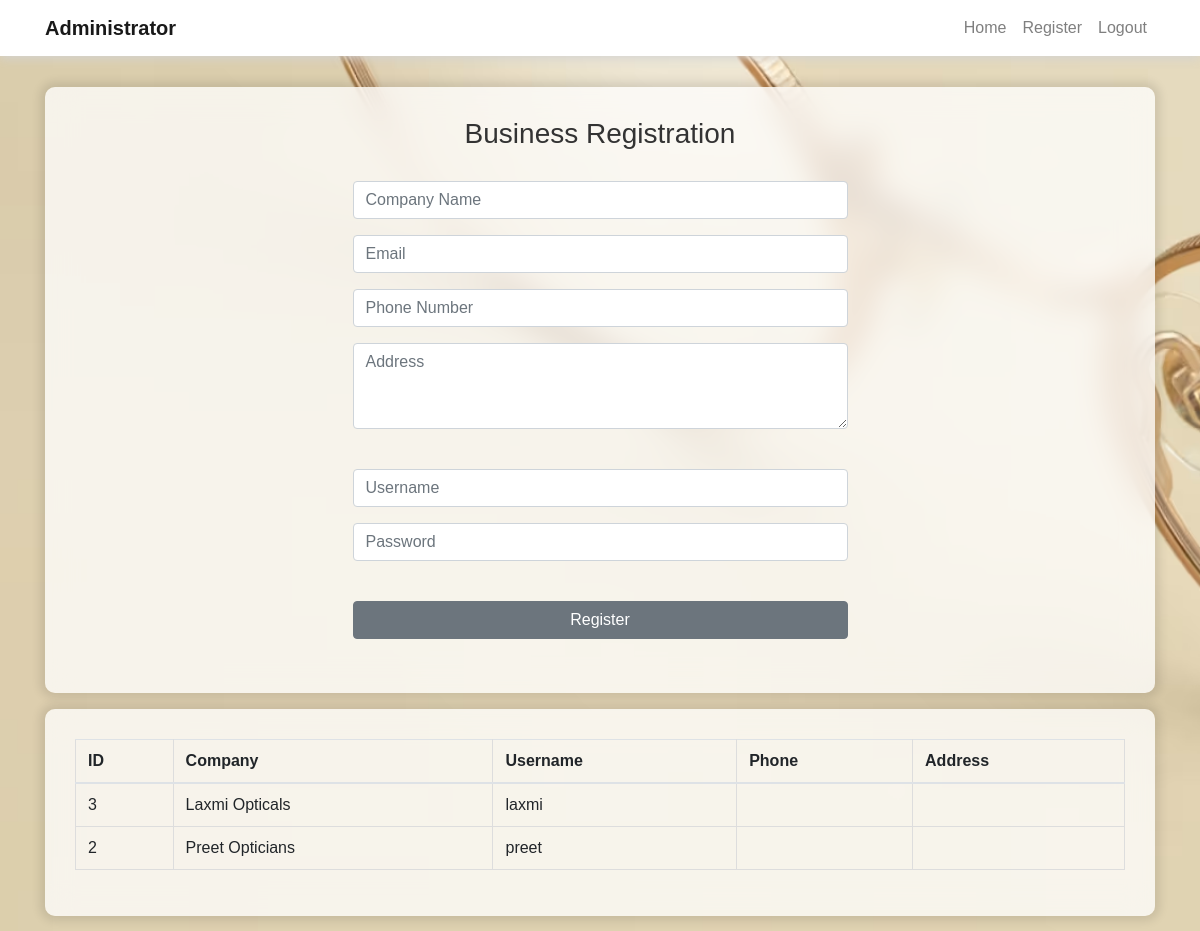
/reg.php (signed in), run on an earlier commit of the app's database.
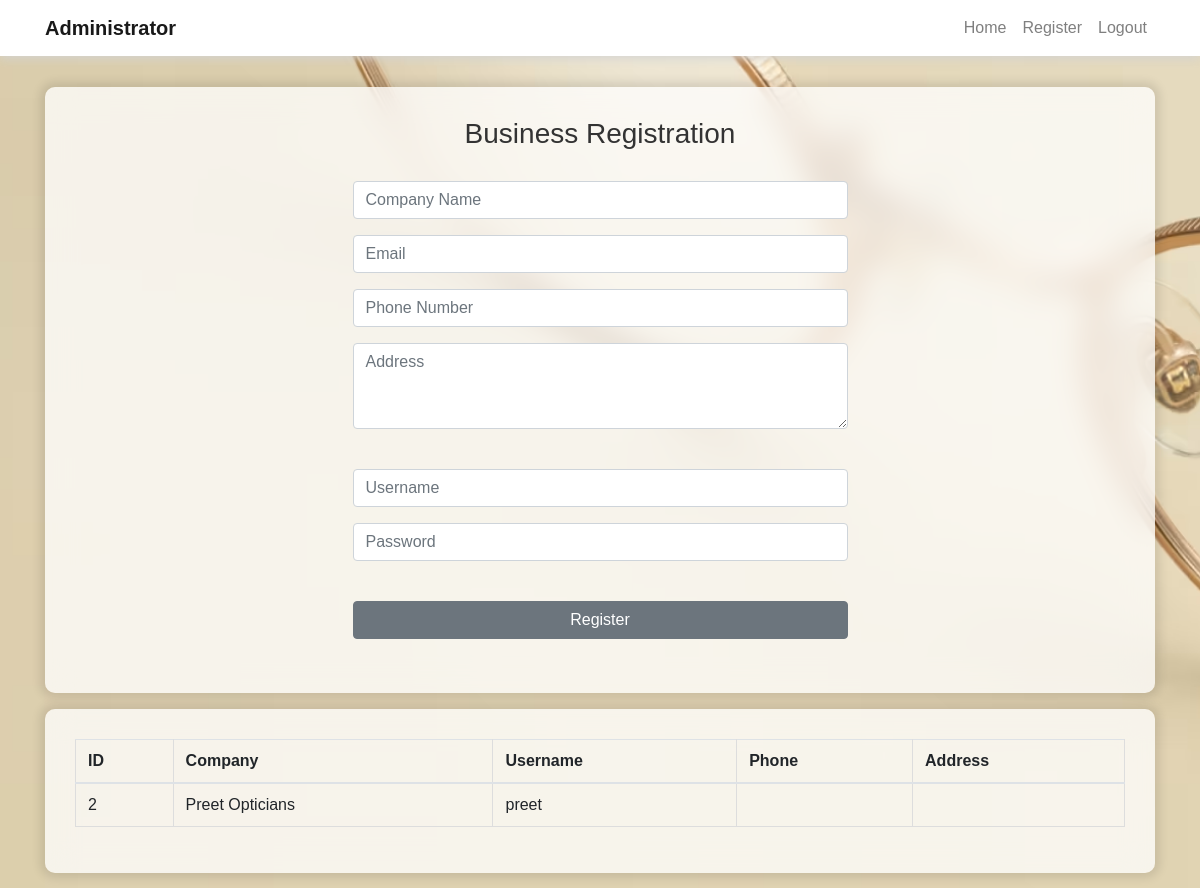
And on a later commit of the database.
### tables this page shows
CREATE TABLE `busers` (
  `id` int(11) NOT NULL,
  `comp_name` varchar(200) NOT NULL,
  `email` varchar(200) DEFAULT NULL,
  `phone` varchar(30) DEFAULT NULL,
  `address` text DEFAULT NULL,
  `un` varchar(50) NOT NULL,
  `pw` varchar(50) NOT NULL
);

### reg.php (the view, shortened to what this page needs)
<html lang="en">
<head>
	<link rel="stylesheet" href="assets/vender/bootstrap-4.6.2-dist/css/bootstrap.min.css">
	<link rel="stylesheet" href="assets/css/global.css">
	<link rel="stylesheet" href="assets/css/responsive_table.css">
</head>
<body>
	<?php
	include("admin_navbar.php");
	?>
	<div class="container">
		<br /><br /><br />
		<form method="post" action="backend/save_reg.php">
			<div class="lf">
				<div class="col">
					<h1 class="text-center">Business Registration</h1>
					<div class="row justify-content-center">
						<div class="col-md-6">
							<div class="form-group">
								<input type="text" class="form-control" name="comp_name" placeholder="Company Name"
									required />
							</div>
							<div class="form-group">
								<input type="email" class="form-control" id="email" name="email" placeholder="Email">
							</div>
							<div class="form-group">
								<input type="tel" class="form-control" id="phone" name="phone"
									placeholder="Phone Number">
							</div>
							<div class="form-group">
								<textarea class="form-control" id="address" name="address" rows="3"
									placeholder="Address"></textarea>
							</div>
							<br>
							<div class="form-group">
								<input type="text" class="form-control" name="un" maxlength="45" title="maxlength 45"
									placeholder="Username" required />
							</div>
							<div class="form-group">
								<input type="text" class="form-control" name="pw" maxlength="45" title="maxlength 45"
									placeholder="Password" required />
							</div>
							<div>
								<br>
								<input type="submit" class="btn btn-secondary btn-block" value="Register" />
								<br />
							</div>
						</div>
					</div>
				</div>
			</div>
		</form>
		<div class="lf">
			<?php
			include("config/confile.php");
			$sql = "SELECT * FROM busers WHERE id!=1 ORDER BY comp_name";
			$res = $con->query($sql);
			if ($res->num_rows > 0) {
				?>
				<table class="table table-hover">
					<thead>
						<tr>
							<th>ID</th>
							<th>Company</th>
							<th>Username</th>
							<th>Phone</th>
							<th>Address</th>
						</tr>
					</thead>
					<tbody>
						<?php
						while ($row = $res->fetch_assoc()) {
							?>
							<tr>
								<td data-label="ID"><?php echo $row['id']; ?></td>
								<td data-label="Company"><?php echo $row['comp_name']; ?></td>
								<td data-label="Username"><?php echo $row['un']; ?></td>
								<td data-label="Phone"><?php echo $row['phone']; ?></td>
								<td data-label="Address"><?php echo $row['address']; ?></td>
							</tr>
							<?php
						}
						?>
					</tbody>
				</table>
				<?php
			}
			?>
		</div>
	</div>
</body>
</html>

### admin_navbar.php (shortened to what this page needs)
<nav style="box-shadow: 0 2px 10px lightgray;" class="navbar navbar-expand-md navbar-light bg-white fixed-top">
	<div class="container">
		<a class="navbar-brand" href="admin_home.php">
			<span style=" font-weight:bold; font-size:20px;">
				Administrator
			</span>
		</a>
		<div class="collapse navbar-collapse" id="navbarCollapse">
			<ul class="navbar-nav ml-auto">
				<li class="nav-item"><a class="nav-link" href="admin_home.php">Home</a></li>
				<li class="nav-item"><a class="nav-link" href="reg.php">Register</a></li>
				<li class="nav-item">
					<a class="nav-link" href="backend/logout.php"
						onclick="return confirm('Are you sure you want to logout?');">Logout</a>
				</li>
			</ul>
		</div>
	</div>
</nav>

### assets/css/global.css (style rules this page uses)
html { scroll-behavior: smooth; }
:root { --body-font: "Poppins", sans-serif; }
body { background-image: url('../images/photo-1577400983943-874919eca6ce.avif'); background-repeat: no-repeat; background-position: right; background-attachment: fixed; background-size: cover; font-family: Arial, sans-serif; }
.lf { margin: 15px 0; background: rgba(255, 255, 255, 0.75); padding: 30px; border-radius: 10px; box-shadow: 0px 0px 10px 5px rgba(0, 0, 0, 0.1); backdrop-filter: blur(15px); }
.lf h1 { font-size: 28px; color: #333; text-align: center; margin-bottom: 30px; }

### assets/css/responsive_table.css (style rules this page uses)
table { width: 100%; border-collapse: collapse; }
table td, table th { padding: 10px; text-align: left; border: 1px solid #ddd; }
input { width: 100%; box-sizing: border-box; }

### admin_navbar.php (style rules this page uses)
body { background-image: url("assets/images/reading-glasses-desktop.avif"); background-position: center; }

What changed in the data, as far as the page shows it:
removed busers: id "3", comp_name "Laxmi Opticals", un "laxmi"
